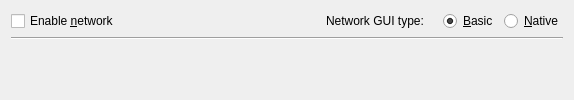
              <widget class="QWidget" name="Tab_Network_Basic_Native">
               <attribute name="icon">
                <iconset resource="../resources/icons.qrc">
                 <normaloff>:/audio-card.png</normaloff>:/audio-card.png</iconset>
               </attribute>
               <attribute name="title">
                <string>Network</string>
               </attribute>
               <layout class="QGridLayout" name="gridLayout_14">
                <item row="0" column="0">
                 <widget class="QWidget" name="Widget_Use_Network" native="true">
                  <layout class="QHBoxLayout" name="horizontalLayout_5">
                   <property name="leftMargin">
                    <number>0</number>
                   </property>
                   <property name="topMargin">
                    <number>0</number>
                   </property>
                   <property name="rightMargin">
                    <number>0</number>
                   </property>
                   <property name="bottomMargin">
                    <number>0</number>
                   </property>
                   <item>
                    <widget class="QCheckBox" name="CH_Use_Network">
                     <property name="text">
                      <string>Enable &amp;network</string>
                     </property>
                    </widget>
                   </item>
                   <item>
                    <spacer name="horizontalSpacer_22">
                     <property name="orientation">
                      <enum>Qt::Horizontal</enum>
                     </property>
                     <property name="sizeHint" stdset="0">
                      <size>
                       <width>200</width>
                       <height>17</height>
                      </size>
                     </property>
                    </spacer>
                   </item>
                   <item>
                    <widget class="QWidget" name="Widget_Network_Mode" native="true">
                     <layout class="QHBoxLayout" name="horizontalLayout_4">
                      <property name="leftMargin">
                       <number>0</number>
                      </property>
                      <property name="topMargin">
                       <number>0</number>
                      </property>
                      <property name="rightMargin">
                       <number>0</number>
                      </property>
                      <property name="bottomMargin">
                       <number>0</number>
                      </property>
                      <item>
                       <widget class="QLabel" name="Label_Network_Settings_Type">
                        <property name="text">
                         <string>Network GUI type:</string>
                        </property>
                       </widget>
                      </item>
                      <item>
                       <spacer name="horizontalSpacer_23">
                        <property name="orientation">
                         <enum>Qt::Horizontal</enum>
                        </property>
                        <property name="sizeType">
                         <enum>QSizePolicy::Fixed</enum>
                        </property>
                        <property name="sizeHint" stdset="0">
                         <size>
                          <width>13</width>
                          <height>20</height>
                         </size>
                        </property>
                       </spacer>
                      </item>
                      <item>
                       <widget class="QRadioButton" name="RB_Network_Mode_Old">
                        <property name="text">
                         <string>&amp;Basic</string>
                        </property>
                        <property name="checked">
                         <bool>true</bool>
                        </property>
                       </widget>
                      </item>
                      <item>
                       <widget class="QRadioButton" name="RB_Network_Mode_New">
                        <property name="text">
                         <string>&amp;Native</string>
                        </property>
                        <property name="checked">
                         <bool>false</bool>
                        </property>
                       </widget>
                      </item>
                     </layout>
                    </widget>
                   </item>
                  </layout>
                 </widget>
                </item>
                <item row="1" column="0">
                 <widget class="Line" name="line_4">
                  <property name="orientation">
                   <enum>Qt::Horizontal</enum>
                  </property>
                 </widget>
                </item>
                <item row="2" column="0">
                 <widget class="QStackedWidget" name="Stack_Network_Basic_And_Native">
                  <property name="sizePolicy">
                   <sizepolicy hsizetype="Expanding" vsizetype="Expanding">
                    <horstretch>0</horstretch>
                    <verstretch>0</verstretch>
                   </sizepolicy>
                  </property>
                  <widget class="QWidget" name="page"/>
                  <widget class="QWidget" name="page_2"/>
                 </widget>
                </item>
               </layout>
              </widget>
